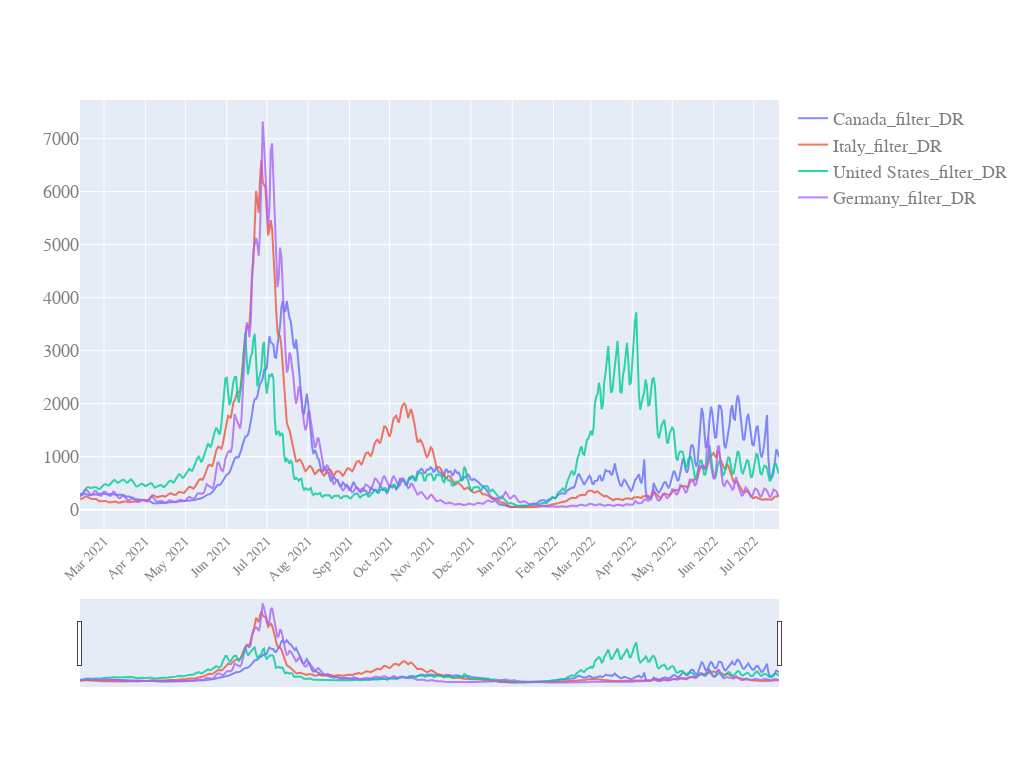

The cell this chart's notebook holds for it:
### Code cell
start_pos=40
quick_plot(df_analyse.date[start_pos:],
           df_analyse.iloc[start_pos:,[16,17,18,20]], #17,18,19   # US comparison 12,17
           y_scale='linear',
           slider=True)

### Figure 1 — Plotly figure (JSON) as saved in the notebook; plotly's stock layout.template omitted (floating-point values rounded to 4 significant figures; data arrays with more than 128 entries replaced by an {"elided": "..."} marker saying what was removed)
{"data": [{"name": "Canada_filter_DR", "opacity": 0.8, "type": "scatter", "x": {"elided": "525 str values"}, "y": {"elided": "525 float values"}}, {"name": "Italy_filter_DR", "opacity": 0.8, "type": "scatter", "x": {"elided": "525 str values"}, "y": {"elided": "525 float values"}}, {"name": "United States_filter_DR", "opacity": 0.8, "type": "scatter", "x": {"elided": "525 str values"}, "y": {"elided": "525 float values"}}, {"name": "Germany_filter_DR", "opacity": 0.8, "type": "scatter", "x": {"elided": "525 str values"}, "y": {"elided": "525 float values"}}], "layout": {"autosize": true, "font": {"color": "#7f7f7f", "family": "PT Sans, monospace", "size": 18}, "height": 768, "width": 1024, "xaxis": {"nticks": 20, "rangeslider": {"visible": true}, "tickangle": -45, "tickfont": {"color": "#7f7f7f", "size": 14}}, "yaxis": {"type": "linear"}}}
